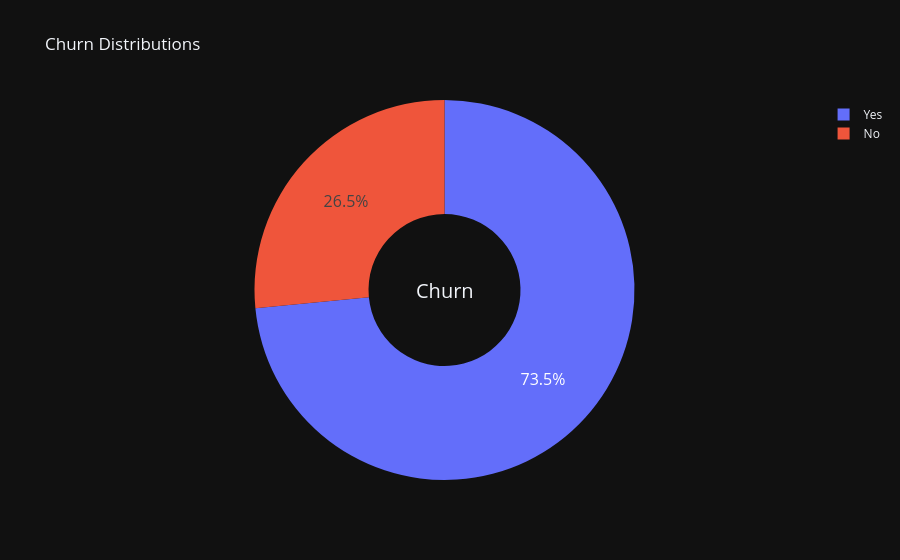

The cell this chart's notebook holds for it:
### Code cell
labels_ = ["Yes", "No"]
fig = go.Figure(data=go.Pie(labels=labels_, values=y.value_counts(), name='Churn'))
# Use `hole` to create a donut-like pie chart
fig.update_traces(hole=.4, hoverinfo="label+percent+name", textfont_size=16)
fig.update_layout(
    title_text="Churn Distributions",
    # Add annotations in the center of the donut pies.
    annotations=[dict(text='Churn', x=0.5, y=0.5, font_size=20, showarrow=False)])
fig.show()

### Figure 1 — Plotly figure (JSON) as saved in the notebook; plotly's stock layout.template omitted (floating-point values rounded to 4 significant figures)
{"data": [{"labels": ["Yes", "No"], "name": "Churn", "values": [5174, 1869], "type": "pie", "textfont": {"size": 16}, "hole": 0.4, "hoverinfo": "label+percent+name"}], "layout": {"title": {"text": "Churn Distributions"}, "annotations": [{"showarrow": false, "text": "Churn", "x": 0.5, "y": 0.5, "font": {"size": 20}}]}}
